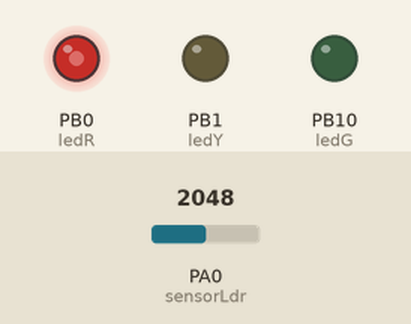
Recording of a sketch running on a simulated STM32 Blue Pill. Shown: output pins drawn as LEDs (lit = HIGH). Inputs (shaded band) come from the test bench; at power-on: PA0 (sensorLdr) = 2048. What the sketch prints to the serial monitor is not drawn.

Above: at 1.2 s.
1.3 s: PA0 (sensorLdr) set to 2866
At 2.1 s:
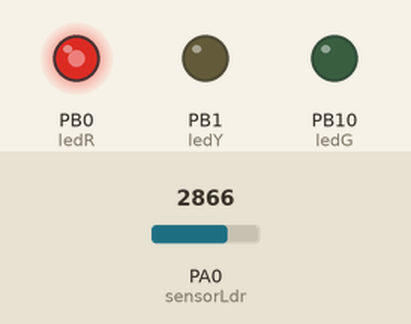
2.8 s: PA0 (sensorLdr) set to 491
At 3.2 s:
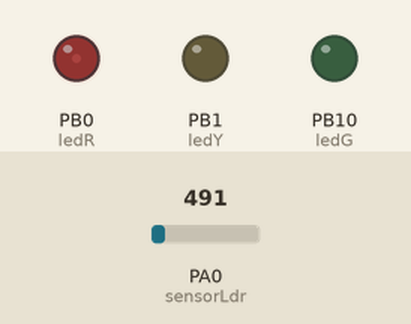
4.3 s: PA0 (sensorLdr) set to 0
At 5.5 s:
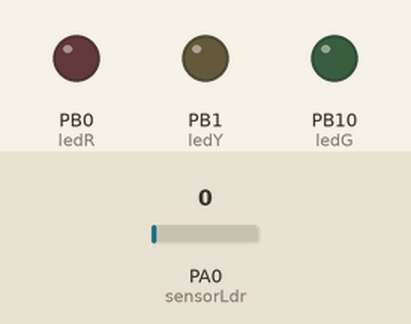
5.8 s: PA0 (sensorLdr) set to 3603
At 6.7 s:
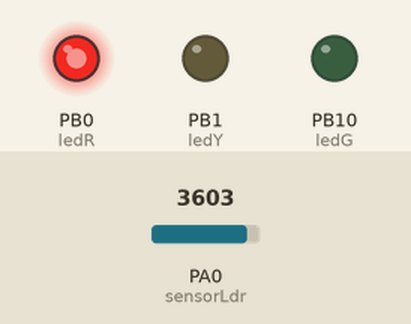
7.3 s: PA0 (sensorLdr) set to 2047
At 7.8 s:
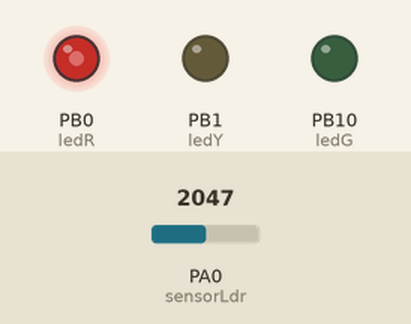
Timing chart, 0 to 9.8 s (numbered marks = the images above; inputs shaded):
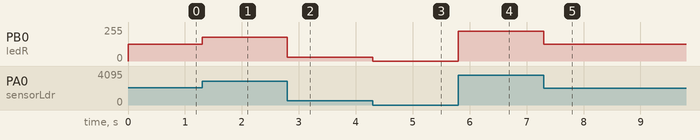

Measured:
- after the input at 1.3 s, PB0 (ledR): 126/255 → 177/255 at once
- after the input at 2.8 s, PB0 (ledR): 177/255 → 28/255 at once
- after the input at 4.3 s, PB0 (ledR): 28/255 → 0/255 at once
- after the input at 5.8 s, PB0 (ledR): 0/255 → 224/255 at once
- after the input at 7.3 s, PB0 (ledR): 224/255 → 126/255 at once

The sketch:

4_SENSOR_LDR.ino
```cpp
int ledR      = PB0;
int ledY      = PB1;
int ledG      = PB10;
int sensorLdr = PA0;
void setup() {
  Serial.begin(9600);
  pinMode(ledR,OUTPUT);
  pinMode(ledY,OUTPUT);
  pinMode(ledG,OUTPUT);
  pinMode(sensorLdr,INPUT);

}

void loop() {
  // BACA DATA / SENSOR
  int bacaLdr = analogRead(sensorLdr);
      bacaLdr = map(bacaLdr, 32,4095,0,255);

  //PRINT TO SERIAL
  Serial.print("Nilai Sensor LDR : ");
  Serial.print(bacaLdr);
  Serial.println(); //UNTUK ENTER

  //LOGIKA
  analogWrite(ledR, bacaLdr);


}
```
